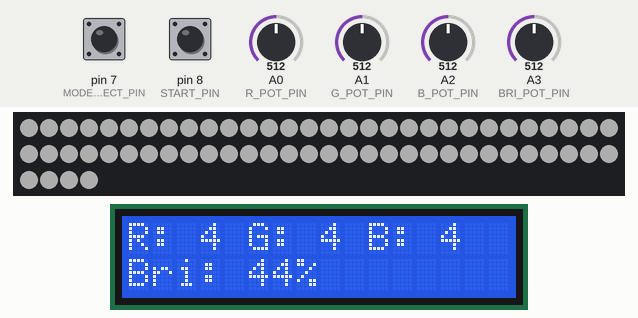
This sketch was run on a simulated Arduino Uno, built with avr-gcc and run on an emulated ATmega328P. Shown: 64 RGB LEDs in strip order, left to right, continuing on the next row, 16×2 character LCD. Inputs (shaded band) come from the test bench; at power-on: pin 7 (MODE_SELECT_PIN) HIGH, pin 8 (START_PIN) HIGH, A0 (R_POT_PIN) = 512, A1 (G_POT_PIN) = 512, A2 (B_POT_PIN) = 512, A3 (BRI_POT_PIN) = 512. Dim RGB values are drawn brighter than linear.

Above: at 2.7 s.
2.8 s: pin 7 (MODE_SELECT_PIN) pulled LOW for 0.15 s
At 5.2 s:
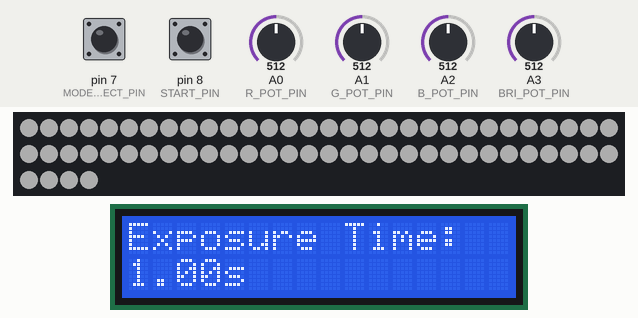
5.6 s: pin 8 (START_PIN) pulled LOW for 1 s
At 7.1 s:
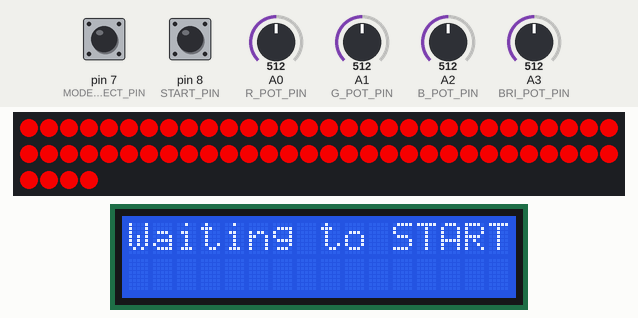
8.1 s: pin 8 (START_PIN) pulled LOW for 3.2 s
At 12.6 s:
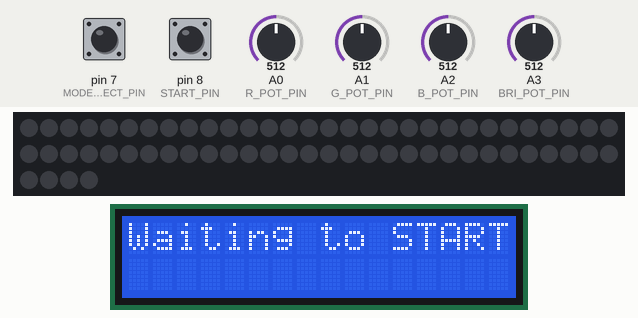
14.3 s: pin 7 (MODE_SELECT_PIN) driven LOW and pin 8 (START_PIN) driven LOW
17.3 s: A0 (R_POT_PIN) set to 654
At 20.2 s:
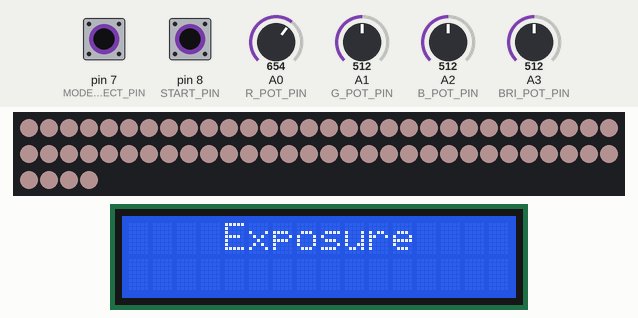
20.3 s: A0 (R_POT_PIN) set to 681
At 32.4 s:
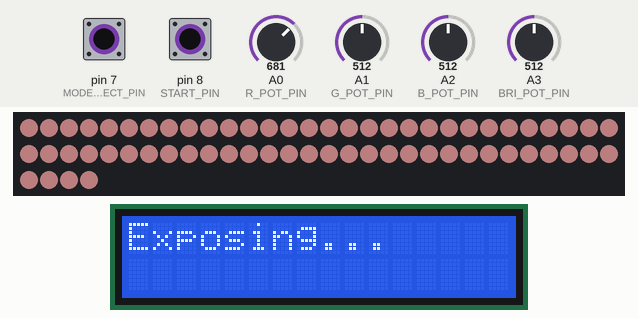
Timing chart, 0 to 33.9 s (numbered marks = the images above; inputs shaded):
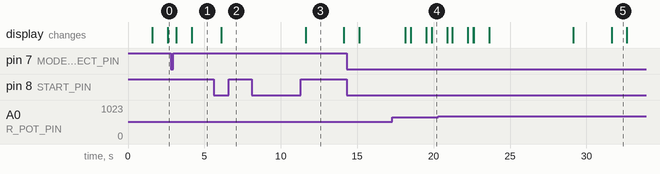

The sketch:

DIY_BW_Enlarger.ino
```cpp
#include <Adafruit_NeoPixel.h>
#include <LiquidCrystal.h>

// LCD引脚配置
/* LCD RS pin to digital pin 12
 * LCD Enable pin to digital pin 11
 * LCD D4 pin to digital pin 5
 * LCD D5 pin to digital pin 4
 * LCD D6 pin to digital pin 3
 * LCD D7 pin to digital pin 2
 * LCD R/W pin to ground
 * LCD VSS pin to ground
 * LCD VDD pin to 5V
 * LCD A pin to D9
 * LCD K pin to ground
 */
LiquidCrystal lcd(12, 11, 5, 4, 3, 2);
#define LCD_BKL 9

// LED灯带配置
#define LED_PIN 6     // The pin on the Arduino connected to the NeoPixels
#define LED_COUNT 64  // Popular NeoPixel size
Adafruit_NeoPixel pixels(LED_COUNT, LED_PIN, NEO_GRB + NEO_KHZ800);

// 电位器引脚定义
#define R_POT_PIN A0
#define G_POT_PIN A1
#define B_POT_PIN A2
#define BRI_POT_PIN A3

#define MODE_SELECT_PIN 7
#define START_PIN 8         // 在功能1中承担选择与开始曝光功能
#define EXPOSURE_ADJUST 0   // 调整曝光时间状态
#define EXPOSURE_WAITING 1  // 等待开始曝光状态

int ExposureState = EXPOSURE_ADJUST;
int Mode = 0;  // 0为调光模式，1为设置曝光模式
int ExpTime_level = 0;
int ExpTime = 1;  // 曝光时间

unsigned long pressStartTime = 0;                // 按键按下开始时间
bool isPressing = false;                         // 按键是否正在被按下
const unsigned long LONG_PRESS_THRESHOLD = 500;  // 长按阈值(ms)

// 等级数量和校准参数
const int LEVELS = 10;           // 0-9共10个等级
const int DEADZONE_LOW = 30;     // 低端死区阈值
const int DEADZONE_HIGH = 1000;  // 高端死区阈值

// 颜色查找表 (10级)
const uint8_t colorLevels[LEVELS] = { 0, 28, 56, 85, 113, 141, 170, 198, 226, 255 };
float ExpTimeLevels[40] = {1000, 2000, 3000, 4000, 5000, 6000, 7000, 8000, 9000, 10000, 11000, 12000, 13000, 14000, 15000, 16000, 17000, 18000, 19000, 20000, 21000, 22000, 23000, 24000, 25000, 26000, 27000, 28000, 29000, 30000, 31000, 32000, 33000, 34000, 35000, 36000, 37000, 38000, 39000, 40000};  // 曝光时间，单位ms

uint8_t R_val;  // 保存在全局
uint8_t G_val;
uint8_t B_val;
uint8_t brightness;

unsigned long PRESSED_TIME = millis();  // 区分按键短按长按

void setup() {
  pinMode(MODE_SELECT_PIN, INPUT_PULLUP);
  pinMode(START_PIN, INPUT_PULLUP);
  pinMode(LCD_BKL, OUTPUT);

  // 初始化LED灯带
  pixels.begin();
  pixels.clear();
  pixels.setBrightness(0);  // 初始亮度为0
  pixels.show();

  // 初始化LCD
  digitalWrite(LCD_BKL, HIGH);
  lcd.begin(16, 2);
  lcd.print("B/W Enlarger Sys");
  delay(1500);
  lcd.clear();
}

void loop() {
  if (Mode == 0) {
    Dimming();
  } else if (Mode == 1) {
    Exposure();
  }
}

void Dimming() {
  // 读取并校准电位器值
  int rRaw = calibratedRead(R_POT_PIN);
  int gRaw = calibratedRead(G_POT_PIN);
  int bRaw = calibratedRead(B_POT_PIN);
  int briRaw = calibratedRead(BRI_POT_PIN);
  // 映射到0-9等级
  int R_level = map(rRaw, DEADZONE_LOW, DEADZONE_HIGH, 0, LEVELS - 1);
  int G_level = map(gRaw, DEADZONE_LOW, DEADZONE_HIGH, 0, LEVELS - 1);
  int B_level = map(bRaw, DEADZONE_LOW, DEADZONE_HIGH, 0, LEVELS - 1);
  int Bri_level = map(briRaw, DEADZONE_LOW, DEADZONE_HIGH, 0, LEVELS - 1);
  /*
    int R_level = map(rRaw, DEADZONE_HIGH, DEADZONE_LOW, 0, LEVELS - 1);  // 电位器反向适配
    int G_level = map(gRaw, DEADZONE_HIGH, DEADZONE_LOW, 0, LEVELS - 1);
    int B_level = map(bRaw, DEADZONE_HIGH, DEADZONE_LOW, 0, LEVELS - 1);
    int Bri_level = map(briRaw, DEADZONE_HIGH, DEADZONE_LOW, 0, LEVELS - 1);
    */
  // 获取实际颜色值
  R_val = colorLevels[R_level];
  G_val = colorLevels[G_level];
  B_val = colorLevels[B_level];
  brightness = colorLevels[Bri_level];
  // 计算亮度百分比
  int percent = map(Bri_level, 0, LEVELS - 1, 0, 100);

  if (G_level == 0 && B_level == 0) {  //安全灯
    digitalWrite(LCD_BKL, LOW);
  } else {
    digitalWrite(LCD_BKL, HIGH);
  }

  lcd.clear();
  lcd.setCursor(4, 0);
  lcd.print("Dimming");
  delay(1000);
  lcd.clear();

  while (1) {
    rRaw = calibratedRead(R_POT_PIN);
    gRaw = calibratedRead(G_POT_PIN);
    bRaw = calibratedRead(B_POT_PIN);
    briRaw = calibratedRead(BRI_POT_PIN);
    R_level = map(rRaw, DEADZONE_LOW, DEADZONE_HIGH, 0, LEVELS - 1);
    G_level = map(gRaw, DEADZONE_LOW, DEADZONE_HIGH, 0, LEVELS - 1);
    B_level = map(bRaw, DEADZONE_LOW, DEADZONE_HIGH, 0, LEVELS - 1);
    Bri_level = map(briRaw, DEADZONE_LOW, DEADZONE_HIGH, 0, LEVELS - 1);
    /*
    R_level = map(rRaw, DEADZONE_HIGH, DEADZONE_LOW, 0, LEVELS - 1);  // 电位器反向适配
    G_level = map(gRaw, DEADZONE_HIGH, DEADZONE_LOW, 0, LEVELS - 1);
    B_level = map(bRaw, DEADZONE_HIGH, DEADZONE_LOW, 0, LEVELS - 1);
    Bri_level = map(briRaw, DEADZONE_HIGH, DEADZONE_LOW, 0, LEVELS - 1);
    */
    R_val = colorLevels[R_level];
    G_val = colorLevels[G_level];
    B_val = colorLevels[B_level];
    brightness = colorLevels[Bri_level];
    percent = map(Bri_level, 0, LEVELS - 1, 0, 100);

    // 设置LED - 只有在亮度>0时才设置颜色
    pixels.setBrightness(brightness);
    if (brightness > 0) {
      for (int i = 0; i < LED_COUNT; i++) {
        pixels.setPixelColor(i, pixels.Color(R_val, G_val, B_val));
      }
    } else {
      pixels.clear();  // 亮度为0时清除所有LED
    }
    pixels.show();

    if (G_level == 0 && B_level == 0) {  //安全灯
      digitalWrite(LCD_BKL, LOW);
    } else {
      digitalWrite(LCD_BKL, HIGH);
    }

    // 更新LCD显示
    updateLCD(R_level, G_level, B_level, percent);

    delay(10);
    if (digitalRead(MODE_SELECT_PIN) == LOW) {
      delay(50);  // 消抖
      if (digitalRead(MODE_SELECT_PIN) == LOW) {
        Mode = 1;
        delay(300);  // 防止快速切换
        lcd.clear();
        break;
      }
    }
  }
}

void Exposure() {
  lcd.clear();
  lcd.setCursor(4, 0);
  lcd.print("Exposure");
  digitalWrite(LCD_BKL, HIGH);
  delay(1000);
  lcd.clear();

  ExposureState = EXPOSURE_ADJUST;  // 重置状态
  updateExposureLCD();

  while (Mode == 1) {
    // 处理开始按键
    int startPinState = digitalRead(START_PIN);

    // 按键按下
    if (startPinState == LOW && !isPressing) {
      isPressing = true;
      pressStartTime = millis();
    }
    // 按键释放
    else if (startPinState == HIGH && isPressing) {
      isPressing = false;
      unsigned long pressDuration = millis() - pressStartTime;
      // 短按处理
      if (pressDuration < LONG_PRESS_THRESHOLD) {
        if (ExposureState == EXPOSURE_ADJUST) {
          // 调整曝光时间等级
          ExpTime_level++;
          if (ExpTime_level >= 40) {
            ExpTime_level = 0;
          }
          updateExposureLCD();
        } else if (ExposureState == EXPOSURE_WAITING) {
          // 从等待状态返回调整状态
          ExposureState = EXPOSURE_ADJUST;
          updateExposureLCD();
        }
      }
    }
    // 长按处理(按键仍在按下且超过阈值)
    else if (startPinState == LOW && isPressing && millis() - pressStartTime >= LONG_PRESS_THRESHOLD) {
      isPressing = false;  // 防止重复触发
      ExposureState = EXPOSURE_WAITING;
      pixels.clear();  // 关闭光源防止误曝光
      pixels.show();

      lcd.clear();
      lcd.setCursor(0, 0);
      lcd.print("Waiting to START");

      pixels.setBrightness(225);
      for (int i = 0; i < LED_COUNT; i++) {
        pixels.setPixelColor(i, pixels.Color(255, 0, 0));
      }
      pixels.show();

      delay(3000);
      digitalWrite(LCD_BKL, LOW);  // 关闭LCD背光防止漏光
      while (1) {
        startPinState = digitalRead(START_PIN);
        if (startPinState == LOW) {
          delay(2500);  //等待机震消除
          pixels.clear();
          pixels.show();
          pixels.setBrightness(0);
          delay(2500);
          // 开始曝光
          lcd.clear();
          lcd.print("Exposing...");
          START_ENLARGE(ExpTimeLevels[ExpTime_level], R_val, G_val, B_val, brightness);
          ExposureState = EXPOSURE_ADJUST;
          updateExposureLCD();
          break;
        }
      }
    }

    // 处理模式切换按键
    if (digitalRead(MODE_SELECT_PIN) == LOW) {
      delay(50);  // 消抖
      if (digitalRead(MODE_SELECT_PIN) == LOW) {
        Mode = 0;
        delay(300);  // 防止快速切换
        lcd.clear();
        break;
      }
    }
    delay(10);
  }
}

// 校准读取函数 - 解决电位器极限值问题
int calibratedRead(int pin) {
  int raw = analogRead(pin);

  // 应用死区处理
  if (raw < DEADZONE_LOW) return 0;
  if (raw > DEADZONE_HIGH) return 1023;

  // 映射到有效范围
  return map(raw, DEADZONE_LOW, DEADZONE_HIGH, 0, 1023);
}

// 调光模式下的LCD显示
void updateLCD(int R_lvl, int G_lvl, int B_lvl, int percent) {
  static unsigned long lastUpdate = 0;
  if (millis() - lastUpdate < 200) return;  // 200ms刷新间隔
  lastUpdate = millis();
  // 第一行显示RGB等级
  lcd.setCursor(0, 0);
  lcd.print("R: ");
  lcd.print(R_lvl);
  lcd.print(" G: ");
  lcd.print(G_lvl);
  lcd.print(" B: ");
  lcd.print(B_lvl);

  // 第二行显示亮度信息和百分比
  lcd.setCursor(0, 1);
  lcd.print("Bri: ");
  lcd.print(percent);
  lcd.print("% ");
}

// 曝光模式下的LCD显示
void updateExposureLCD() {
  lcd.clear();
  lcd.setCursor(0, 0);
  lcd.print("Exposure Time:");
  lcd.setCursor(0, 1);
  lcd.print(ExpTimeLevels[ExpTime_level] / 1000);
  lcd.print("s");
}

// 开始曝光函数
void START_ENLARGE(int EXPOSURE_TIME, int R, int G, int B, int L) {  // L为Luminance
  // 开启LED
  pixels.setBrightness(L);
  for (int i = 0; i < LED_COUNT; i++) {
    pixels.setPixelColor(i, pixels.Color(R, G, B));
  }
  pixels.show();

  // 曝光计时
  delay(EXPOSURE_TIME);

  // 关闭LED
  pixels.clear();
  pixels.show();
  pixels.setBrightness(0);

  // 显示曝光完成信息
  //digitalWrite(LCD_BKL, HIGH);
  lcd.clear();
  lcd.print("Exposure Done");
  delay(3000);
}
```

Measured:
- the behaviour switches between 671 and 672 on A0 (R_POT_PIN) (found by bisection; images 4 and 5)
- after the input at 2.8 s, the display: first changes after 0.36 s (image 1 shows a later state)
- after the input at 5.6 s, the display: changes after 0.51 s (image 2)
- after the input at 20.3 s, the display: first differs from a run without the input after 1.9 s (image 5 shows a later state)
- what the display in image 3 shows lasts 2.5 s, from 11.6 s to 14.1 s
- what the display in image 5 shows lasts 1.1 s, from 31.6 s to 32.7 s
